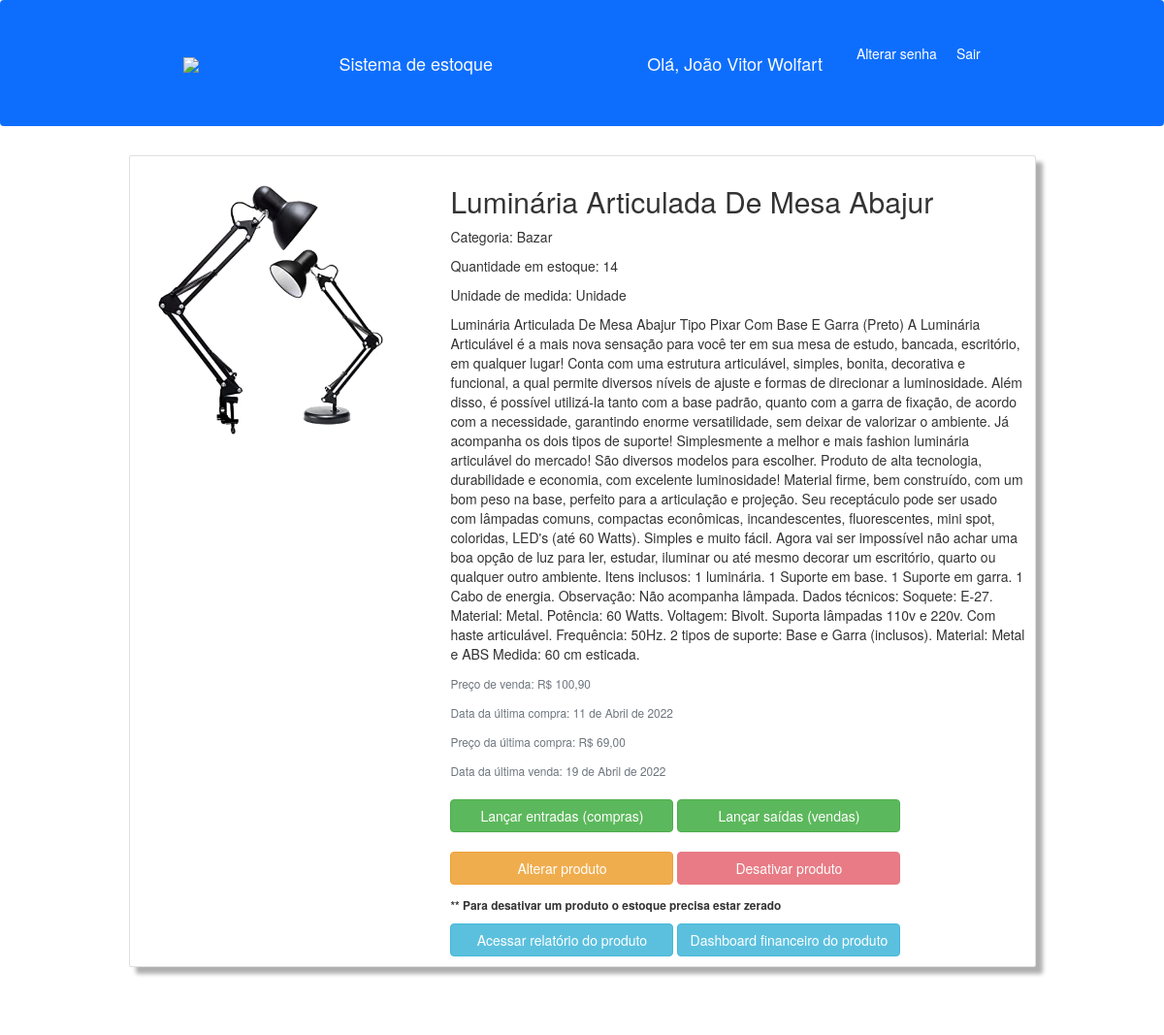
The page /detalhes/18 (signed in) on the database as committed earlier.
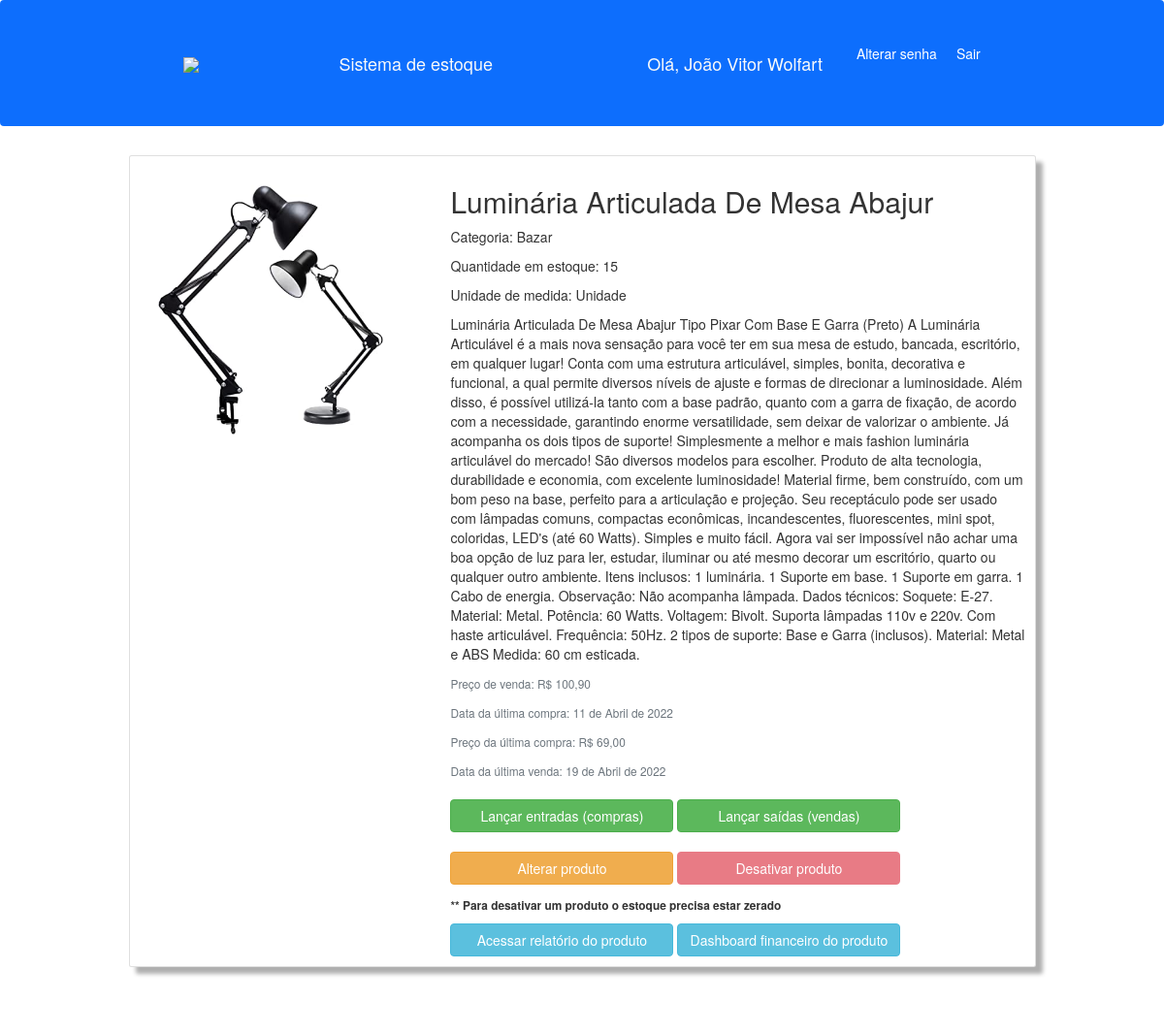
The same page on the database as committed later.
### produtos/models.py (models this page shows, shortened)
class Produto(models.Model):
    produto = models.CharField(max_length=200)
    categoria = models.ForeignKey(Categoria, on_delete=models.DO_NOTHING)
    medida = models.ForeignKey(Medidas, on_delete=models.DO_NOTHING, blank=True, null=True)
    data_ultima_compra = models.DateField(blank=True, null=True)
    preco_ultima_compra = models.DecimalField(max_digits=7, decimal_places=2, blank=True, null=True)
    preco_venda = models.DecimalField(max_digits=7, decimal_places=2, blank=True, null=True)
    data_ultima_venda = models.DateField(blank=True, null=True)
    estoque = models.IntegerField(default=0)
    informacoes = models.TextField(blank=True, null=True)
    foto = models.ImageField(blank=True, upload_to='fotos')
    usuario = models.ForeignKey(User, on_delete=models.CASCADE, blank=True, null=True)
    ativo = models.BooleanField(default=True)

class Categoria(models.Model):
    categoria = models.CharField(max_length=100)
    def __str__(self):
        return self.categoria

class Medidas(models.Model):
    descricao = models.CharField(max_length=50)
    def __str__(self):
        return self.descricao

### produtos/views.py (the view)
# urls.py: path('detalhes/<int:id>', views.detalhes, name='detalhes'),
@login_required(login_url='login')
def detalhes(request, id):
    produto = Produto.objects.get(id=id)
    return render(request, 'paginas/detalhes.html', {'produto':produto})

### produtos/templates/paginas/detalhes.html (shortened to what this page needs)
{% extends 'base.html'%}
{% load static%}
{%block 'conteudo'%}
    <div class="row mb-5">
      <div class="col"></div>
      <div style="margin: 0 auto;" class="col-10">
        <div class="card mb-3 detalhes" style="max-width: 100%;">
          <div class="row">
            <div class="col-md-4">
              {% if produto.foto %}
              <img src="{{produto.foto.url}}" class="img-fluid rounded mx-auto my-5 d-block" alt="..." style="width: 80%;">
              {% else %}
              <img src="{% static 'img/sem_foto1.jpeg' %}" class="img-fluid rounded-start" alt="..." style="width: 80%;">
              {% endif %}
            </div>
            <div class="col-md-8">
              <div class="card-body">
                <h2 class="">{{produto.produto}}</h2>
                <p class="card-text">Categoria: {{produto.categoria}}</p>
                <p class="card-text">Quantidade em estoque: {{produto.estoque}}</p>
                <p class="card-text">Unidade de medida: {{produto.medida}}</p>
                <p class="card-text">{{produto.informacoes}}</p>
                <p class="card-text"><small class="text-muted">Preço de venda: R$ {{produto.preco_venda}}</small></p>
                {% if produto.data_ultima_compra %}
                <p class="card-text"><small class="text-muted">Data da última compra: {{produto.data_ultima_compra}}</small></p>
                {% else %}
                <p class="card-text"><small class="text-muted">Data da última compra: Compra ainda não realizada</small></p>
                {% endif %}
                {% if produto.preco_ultima_compra %}
                <p class="card-text"><small class="text-muted">Preço da última compra: R$ {{produto.preco_ultima_compra}}</small></p>
                {% else %}
                <p class="card-text"><small class="text-muted">Preço da última compra: Compra ainda não realizada</small></p>
                {% endif %}
                {% if produto.data_ultima_venda %}
                <p class="card-text"><small class="text-muted">Data da última venda: {{produto.data_ultima_venda}}</small></p>
                {% else %}
                <p class="card-text"><small class="text-muted">Data da última venda: Venda ainda não realizada</small></p>
                {% endif %}
                <a href="{% url 'entradas' produto.id%}" class="btn btn-success my-3" style="width: 230px;">Lançar entradas (compras)</a>
                {% if produto.estoque > 0 %}
                <a href="{% url 'saidas' produto.id%}" class="btn btn-success my-3" style="width: 230px;">Lançar saídas (vendas)</a>
                {% else %}
                <a href="" class="btn btn-success disabled my-3" style="width: 230px;">Lançar saídas (vendas)</a>
                {% endif %}
                <a href="{% url 'alterar' produto.id%}" class="btn btn-warning my-3" style="width: 230px;">Alterar produto</a>
                {% if produto.estoque > 0%}
                <a href="" class="btn btn-danger my-3 disabled" style="width: 230px;">Desativar produto</a>
                <p><small><b>** Para desativar um produto o estoque precisa estar zerado</b></small></p>
                {% else %}
                <a href="{% url 'desligar' produto.id%}" class="btn btn-danger my-3" style="width: 230px;">Desativar produto</a>
                {% endif %}
                <a href="{% url 'relatorio' produto.id%}" class="btn btn-info" style="width: 230px;">Acessar relatório do produto</a>
                <a href="{% url 'financeiro' produto.id%}" class="btn btn-info" style="width: 230px;">Dashboard financeiro do produto</a>
              </div>
            </div>
          </div>
        </div>
    </div>
      <div class="col"></div>
    </div>
    <br>
{%endblock%}

Rows that differ between the two databases and show on the page:
changed Produto "Luminária Articulada De Mesa Abajur": estoque "14" → "15"
